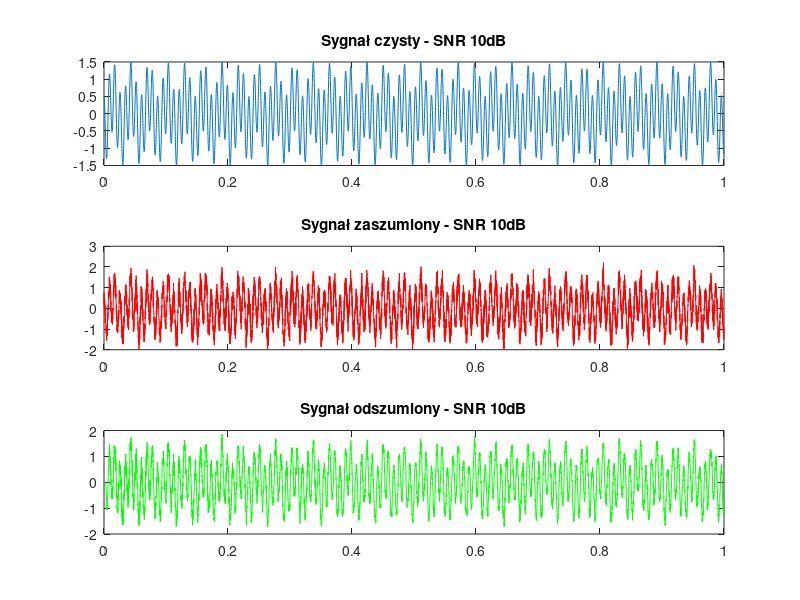
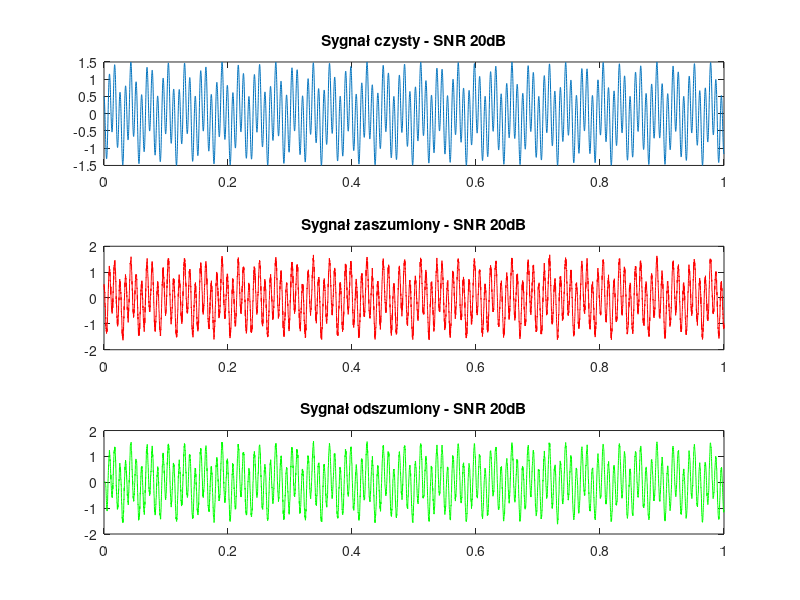
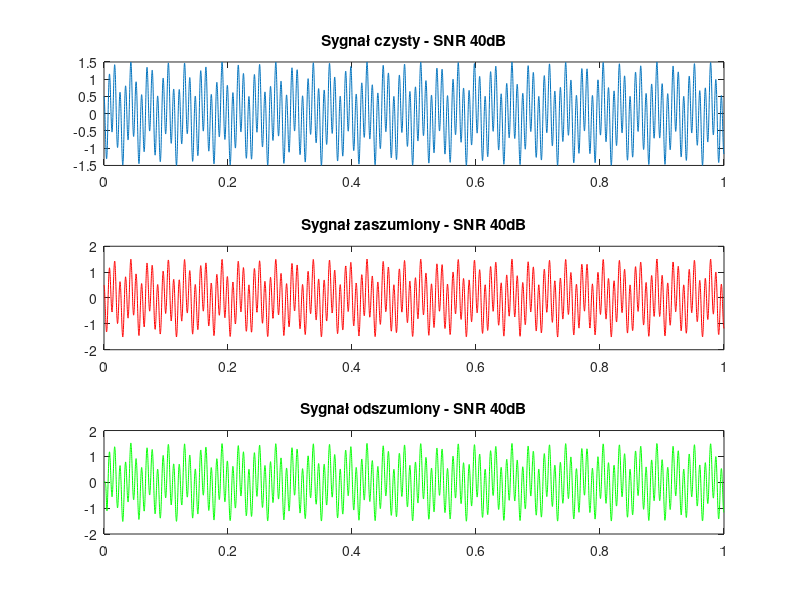

The MATLAB script that drew these images, in order:
close all; 
clear all;

%% DANE 
fs  = 8000;     %czestotliwosc probkowania
t = 0:1/fs:1;
A1 = -0.5;      %amplitudy zadane
A2 = 1;
f1 = 34.2;
f2 = 115.5;

% filtry adaptayjne - zostawiają w sygnale tylko te próbki których kolejne
% dają się przewidzieć. Czyli składowe sinusoidalne/deterministyczne
% w filtrze odejmujemy próbki sygnału od sygnału referencyjnego i wynik traktujemy jako błąd,
% co powoduje przestrajanie filtra żeby minimalizować różnicę, upodobnić y do y - referencyjnego

%% sygnal czysty do porownania - referencyjny
dref = A1*cos(2*pi*f1*t) + A2*cos(2*pi*f2*t);
%% awgn 10dB

d = awgn(dref, 10, 'measured'); 
%dref, snr (im mniejszy snr tym wiekszy szum i bardziej postrzępiony wykres)
x = [ d(1) d(1:end-1) ];    %sygnał filtrowany - opóźniony

M = 100;                    
% długości filtru i wspł. szybkjośći adaptacji  wyznaczone metodą prób i błędów 
% Im dłuższy filtr tym większa dokładność, ale potrzeba więcej czasu na
% odwzorowanie 

% mi = 0.01;
mi = 0.01;
% współczynnik szybkości adaptacji
% im większy, tym filtr szybciej się adaptuje, nie możemy przesadzić, bo
% sygnał zacznie się adaptować do szumu zamiast sygnału referencyjnego
% im mniejszy tym filtr będzie się wolniej zmieniał (adapptował)


y = [];             %sygnały wyjściowe z filtra
e = [];            
bx = zeros(M,1);    %bufor na próbki sygnału wejściowego
h = zeros(M,1);     %początkowe (puste) wagi filtru

for n = 1 : length(x)
    bx = [ x(n); bx(1:M-1) ];   %pobierz nowe próbki x[n] do bufora
    y(n) = h' * bx;             %oblicz y[n] = sum( x .* bx) - filtr FIR
    e(n) = d(n) - y(n);         %oblicz e[n]
    h = h + mi * e(n) * bx;     %LMS
    % To jest krok adaptacji wag filtru. W algorytmie LMS, 
    % wagi są aktualizowane proporcjonalnie do iloczynu błędu e(n) i wektora bufora bx, 
    % pomnożonego przez współczynnik uczenia mi. 
    % To prowadzi do iteracyjnej optymalizacji wag filtru w kierunku minimalizacji błędu kwadratowego.
    % h = h + mi * e(n) * bx /(bx'*bx); % NLMS
end

%% awgn 20dB
d2 = awgn(dref, 20, 'measured'); 
x2 = [ d2(1) d2(1:end-1) ]; 
M2 = 100; 
mi2 = 0.01; 

y2 = []; e2 = []; 
bx2 = zeros(M2,1); 
h2 = zeros(M2,1); 

for m = 1 : length(x2)
    bx2 = [ x2(m); bx2(1:M2-1) ]; 
    y2(m) = h2' * bx2; 
    e2(m) = d2(m) - y2(m);
    h2 = h2 + mi2 * e2(m) * bx2; 
    % h2 = h2 + mi2 * e2(m) * bx2 /(bx2'*bx2); % NLMS
end

%%awgn 40dB
% za długo się dostosowuje i za mało próbek żeby osiągnąć wartość SNR koło 40
d4 = awgn(dref, 40,'measured'); 
x4 = [ d4(1) d4(1:end-1) ]; 
M4 = 100; 
mi4 = 0.01; 

y4 = []; e4 = []; 
bx4 = zeros(M4,1); 
h4 = zeros(M4,1); 

for j = 1 : length(x4)
    bx4 = [ x4(j); bx4(1:M4-1) ]; 
    y4(j) = h4' * bx4; 
    e4(j) = d4(j) - y4(j); 
    h4 = h4 + mi4 * e4(j) * bx4; 
    % h4 = h4 + mi4 * e4(j) * bx4 /(bx4'*bx4); % NLMS
end

%% wykresy
% Wykres SNR 10dB
figure(1);
subplot(3,1,1);
plot(t,dref);
title('Sygnał czysty - SNR 10dB');

subplot(3,1,2);
plot(t,d,'r');
title('Sygnał zaszumiony - SNR 10dB');

subplot(3,1,3);
plot(t,y,'g');
title('Sygnał odszumiony - SNR 10dB');

% Wykres SNR 20dB
figure(2);
subplot(3,1,1);
plot(t,dref);
title('Sygnał czysty - SNR 20dB');

subplot(3,1,2);
plot(t,d2,'r');
title('Sygnał zaszumiony - SNR 20dB');

subplot(3,1,3);
plot(t,y2,'g');
title('Sygnał odszumiony - SNR 20dB');

% Wykres SNR 40dB
figure(3);
subplot(3,1,1);
plot(t,dref);
title('Sygnał czysty - SNR 40dB');

subplot(3,1,2);
plot(t,d4,'r');
title('Sygnał zaszumiony - SNR 40dB');

subplot(3,1,3);
plot(t,y4,'g');
title('Sygnał odszumiony - SNR 40dB');

%% SNR
SNR10 = 10*log10((1/fs*sum(dref.^2))/(1/fs*sum((dref-y).^2)));
display(SNR10);

SNR20 = 10*log10((1/fs*sum(dref.^2))/(1/fs*sum((dref-y2).^2)));
display(SNR20);

SNR40 = 10*log10((1/fs*sum(dref.^2))/(1/fs*sum((dref-y4).^2)));
display(SNR40);
